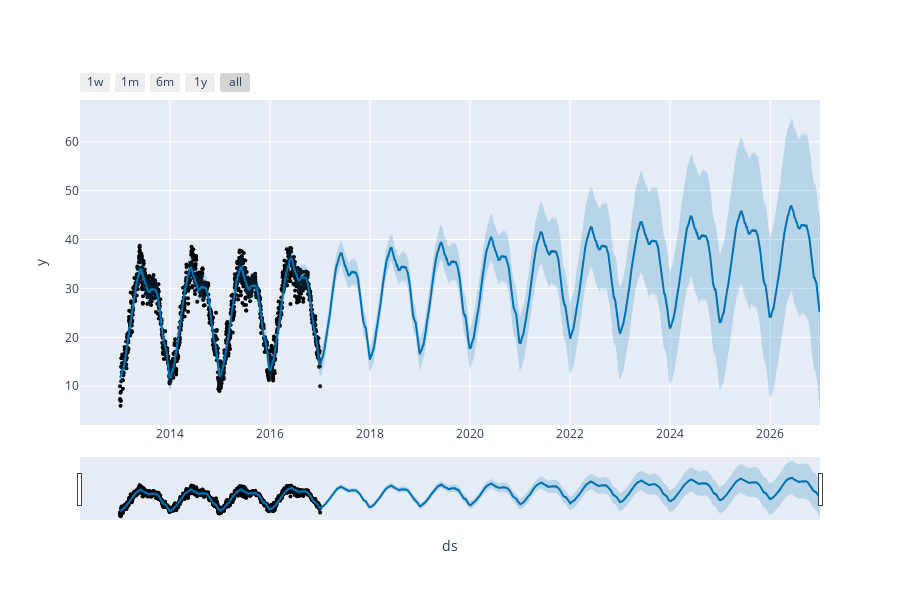

The cell this chart's notebook holds for it:
### Code cell
plot_plotly(model,pred)

### Figure 1 — Plotly figure (JSON) as saved in the notebook; plotly's stock layout.template omitted (floating-point values rounded to 4 significant figures; data arrays with more than 128 entries replaced by an {"elided": "..."} marker saying what was removed)
{"data": [{"marker": {"color": "black", "size": 4}, "mode": "markers", "name": "Actual", "type": "scatter", "x": {"elided": "1462 str values"}, "y": {"elided": "1462 float values"}}, {"hoverinfo": "skip", "line": {"width": 0}, "mode": "lines", "type": "scatter", "x": {"elided": "5112 str values"}, "y": {"elided": "5112 float values"}}, {"fill": "tonexty", "fillcolor": "rgba(0, 114, 178, 0.2)", "line": {"color": "#0072B2", "width": 2}, "mode": "lines", "name": "Predicted", "type": "scatter", "x": {"elided": "5112 str values"}, "y": {"elided": "5112 float values"}}, {"fill": "tonexty", "fillcolor": "rgba(0, 114, 178, 0.2)", "hoverinfo": "skip", "line": {"width": 0}, "mode": "lines", "type": "scatter", "x": {"elided": "5112 str values"}, "y": {"elided": "5112 float values"}}], "layout": {"height": 600, "showlegend": false, "width": 900, "xaxis": {"autorange": true, "range": ["2012-03-14 22:37:42.8571", "2026-12-30"], "rangeselector": {"buttons": [{"count": 7, "label": "1w", "step": "day", "stepmode": "backward"}, {"count": 1, "label": "1m", "step": "month", "stepmode": "backward"}, {"count": 6, "label": "6m", "step": "month", "stepmode": "backward"}, {"count": 1, "label": "1y", "step": "year", "stepmode": "backward"}, {"step": "all"}]}, "rangeslider": {"autorange": true, "range": ["2012-03-14 22:37:42.8571", "2026-12-30"], "visible": true, "yaxis": {"_template": null, "rangemode": "match"}}, "title": {"text": "ds"}, "type": "date"}, "yaxis": {"autorange": true, "range": [2.065, 68.54], "title": {"text": "y"}, "type": "linear"}}}
